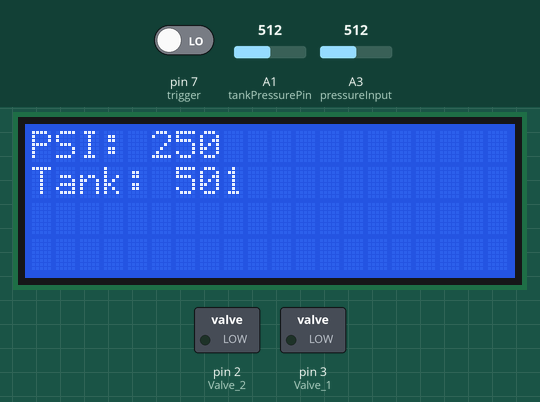
The sketch below on a simulated Arduino Uno, built with avr-gcc and run on an emulated ATmega328P. Parts: 20×4 character LCD, switched loads named in the sketch (green lamp = pin HIGH). The inputs (shaded band) are chosen by the test bench; at power-on: pin 7 (trigger) LOW, A3 (pressureInput) = 512, A1 (tankPressurePin) = 512. What the sketch prints to the serial monitor is not drawn.

Above: at 1.2 s.
1.3 s: pin 7 (trigger) driven HIGH
At 2.6 s:
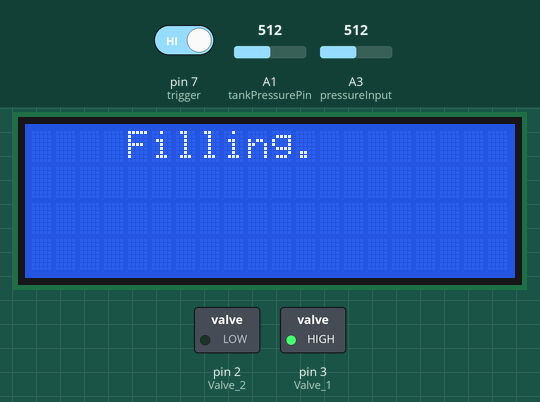
4.3 s: A3 (pressureInput) set to 490
At 5.41 s:
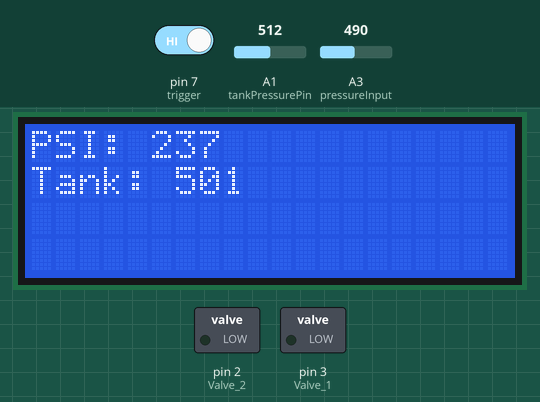
7.0 s: A1 (tankPressurePin) set to 490
At 7.84 s:
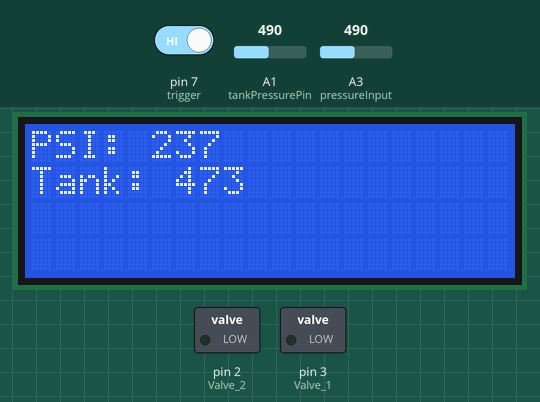
9.4 s: A3 (pressureInput) set to 716
At 10.6 s:
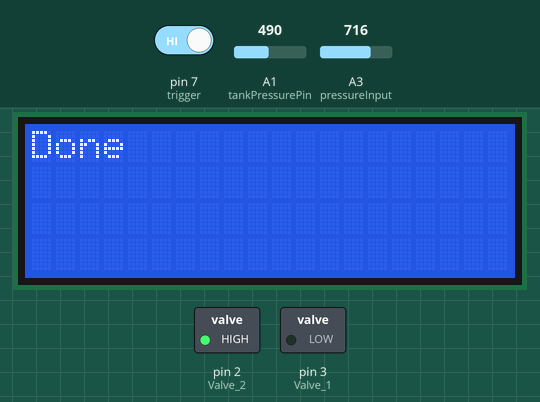
11.3 s: pin 7 (trigger) driven LOW
At 12.72 s:
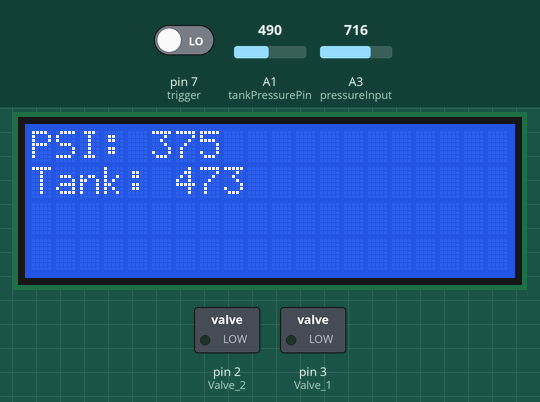
14.3 s: A1 (tankPressurePin) set to 510
At 14.75 s:
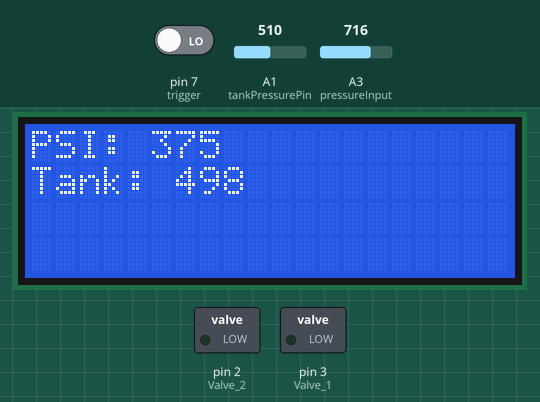
Timing chart, 0 to 17.0 s (numbered marks = the images above; inputs shaded):
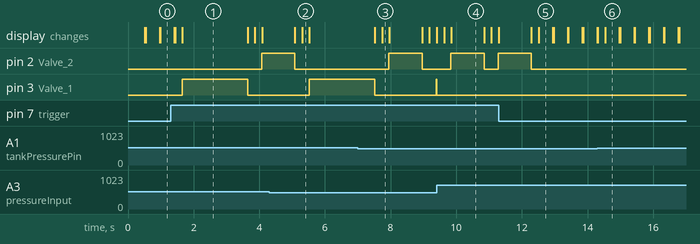

The sketch:

MidnightWhisper.ino
```cpp
#include <Wire.h>
#include <LiquidCrystal_I2C.h>
#define IRpin 4
LiquidCrystal_I2C lcd(0x27,20,4); // set the lcd address to (0x27,...,...) for a 16 char and 2 line display (16,2)


//pressure sensor inits

const int inputAtZero = 101.0;
const int tinputAtZero = 108.3;
const int inputAtMax = 921.6;
const int tinputAtMax = 914.7;
const int tankPressurePin = A1;
const int pressureInput = A3;
const int maxPressure = 500;
const int tmaxPressure = 1000;

int sensorInput;
int tankPressure;
int presscount = 0;
int triggerState;

float input;
const int Valve_1 = 3;
const int Valve_2 = 2;

const int trigger = 7;
//const int psiDial = A2;
int dialReading;

long velocity = -1;
unsigned long timeTracker;
unsigned long initial ;
unsigned long exiting ;
float timeTot ;
const int xx = 1000000;
unsigned long yy;

float readPsi(float currentReading)
{
 float psi = 0;
 psi = float(((currentReading - inputAtZero)* maxPressure)/(inputAtMax - inputAtZero));
 return psi;
}

float readtPsi(float currentReading)
{
 float psi = 0;
 psi = float(((currentReading - tinputAtZero)* tmaxPressure)/(tinputAtMax - tinputAtZero));
 return psi;
}


void setPressure(float tPressure){

timeTracker = millis();
while(((readPsi(analogRead(pressureInput)) + 0.61) < tPressure) && ((millis() - timeTracker) < 2000)){
  lcd.setCursor(4,0);
  lcd.print("Filling.");
  digitalWrite(Valve_1, HIGH);
  digitalWrite(Valve_2, LOW);
}
digitalWrite(Valve_1, LOW);
digitalWrite(Valve_2, LOW);
  lcd.clear();
}


void shoot(){
  digitalWrite(Valve_1, LOW);
  digitalWrite(Valve_2, LOW);
  digitalWrite(Valve_2, HIGH);
  lcd.setCursor(4,0);
  lcd.print("Shooting");
  initial = micros();
  lcd.clear();
  lcd.print("Done");
  delay(1000);
  lcd.clear();
  digitalWrite(Valve_2, LOW);
}

void mainFunc(){
     tankPressure = int(readtPsi(analogRead(tankPressurePin)));
     sensorInput = int(readPsi(analogRead(pressureInput)));
     Serial.println(analogRead(pressureInput));

     dialReading = 300;//map((analogRead(psiDial)), 0, 1023, 0, 500);
     triggerState = digitalRead(trigger);

     lcd.clear();
     lcd.setCursor(0,0);
     lcd.print("PSI: " + String(sensorInput));
     lcd.setCursor(0,1);
     lcd.print("Tank: " + String(tankPressure));
     lcd.setCursor(11,1);
     delay(200);
     lcd.clear();
     if(triggerState){
        presscount++;
        if(((presscount % 2) == 1) && dialReading > sensorInput){
           setPressure(dialReading);
           delay(200);
        }
        else if((presscount % 2) == 1){
          shoot();
          delay(200);
        }
        else if ((presscount %2) == 0){
          shoot();
          delay(200);
     }
}
}
void setup(){
  lcd.init();
  lcd.backlight();
 pinMode(Valve_1, OUTPUT);
 pinMode(Valve_2, OUTPUT);
 pinMode(trigger, INPUT);
 Serial.begin(9600);
 digitalWrite(Valve_1, LOW);
 digitalWrite(Valve_2, LOW);


}

void loop(){
  mainFunc();
  //Serial.println("Sensor Input: " + String(digitalRead(IRpin)));
}
```

Measured:
- after the input at 1.3 s, pin 2 (Valve_2): LOW → HIGH after 2.8 s; pin 3 (Valve_1): LOW → HIGH after 0.35 s, → LOW 2.0 s later; the display: first differs from a run without the input after 0.35 s (image 1)
- after the input at 9.4 s, pin 2 (Valve_2): LOW → HIGH after 0.43 s, → LOW 1.0 s later, → HIGH 0.43 s later; pin 3 (Valve_1): HIGH → LOW at once; the display: first changes at once (image 4 shows a later state)
- after the input at 11.3 s, pin 2 (Valve_2): goes on until 12.3 s, then stays LOW
- what the display in image 1 shows lasts 2.0 s, from 1.6 s to 3.6 s
- what the display in image 4 shows lasts 1.0 s, from 9.8 s to 10.8 s
- what the display in image 5 shows lasts 0.4 s, from 12.5 s to 12.9 s
